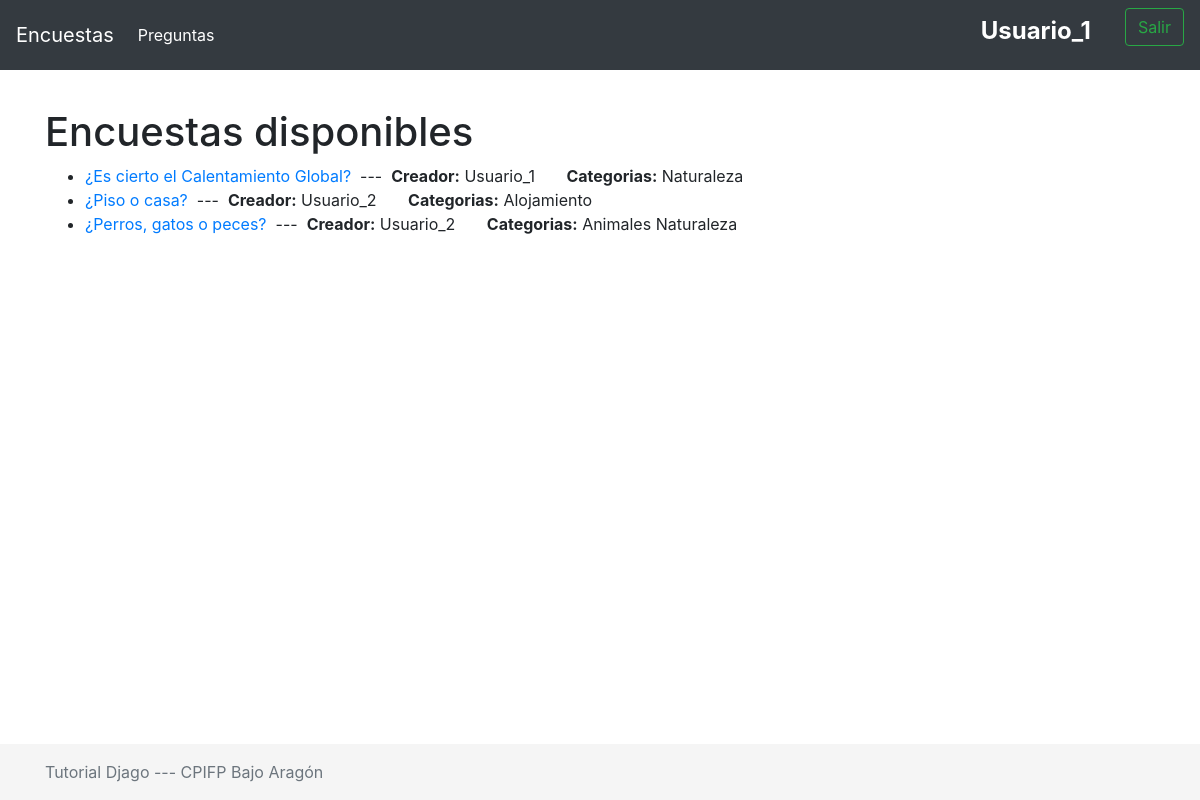
The page /encuestas/ (signed in) on the database its author committed.
### encuestas/models.py (models this page shows, shortened)
class Pregunta(models.Model):
    pregunta_text = models.CharField(max_length=200)
    fecha_pub = models.DateTimeField('Fecha de Publicación')
    categoria = models.ManyToManyField(Categoria, related_name='pregunta',blank=True)
    creador = models.ForeignKey(Usuario, on_delete=models.CASCADE)
    class Meta:
        ordering = ['fecha_pub','pregunta_text']

class Usuario(models.Model):
    user = models.OneToOneField(User, on_delete=models.CASCADE)
    edad = models.SmallIntegerField(null=True)

class Categoria(models.Model):
    categoria_text = models.CharField(max_length=200)
    class Meta:
        ordering = ['categoria_text']
    def __str__(self):
        return '{}'.format(self.categoria_text)

### encuestas/views.py (the view)
# urls.py: path('', views.index, name='index'),
@login_required
def index(request):
    lista_ultimas_preguntas = Pregunta.objects.order_by('-fecha_pub')[:5]
    contexto = {'lista_ultimas_preguntas':lista_ultimas_preguntas}
    return render(request,'encuestas/index.html',contexto)

### encuestas/templates/encuestas/index.html (shortened to what this page needs)
{% extends 'base/base.html' %}
{% block activar1 %}
    <li class="nav-item active">
{% endblock %}
{% block titulo %}
    Encuestas disponibles
{% endblock %}
{% block contenido %}
    {% if lista_ultimas_preguntas %}
        <ul>
            {% for pregunta in lista_ultimas_preguntas %}
            <li>
                <a href="{% url 'encuestas:detalle' pregunta.id %}">{{ pregunta.pregunta_text }}</a>
                &nbsp;---&nbsp;
                <strong>Creador:</strong> {{ pregunta.creador.user }}
                <strong>Categorias:</strong>
                {% for categoria in pregunta.categoria.all %}
                {{ categoria }}
                {% endfor %}
            </li>
        {% endfor %}
        </ul>
    {% else %}
    <p>No hay encuestas disponibles</p>
    {% endif %}
{% endblock %}

### encuestas/templates/base/base.html (shortened to what this page needs)
{% load static %}
<html lang="en" class="h-100">
  <head>
<link href="{% static 'encuestas/css/bootstrap.css' %}" rel="stylesheet">
    <link href="{% static 'encuestas/css/sticky-footer-navbar.css' %}" rel="stylesheet">
  </head>
  <body class="d-flex flex-column h-100">
    {% block header %}
    <header>
    {% if user.is_authenticated %}
        <nav class="navbar navbar-expand-md navbar-dark fixed-top bg-dark">
            <a class="navbar-brand" href="{% url 'encuestas:login' %}">Encuestas</a>
            <div class="collapse navbar-collapse" id="navbarCollapse">
                <ul class="navbar-nav mr-auto">
                    {% block activar1 %}{% endblock %}
                    <a class="nav-link" href="{% url 'encuestas:index' %}">Preguntas</a>
                    </li>
                </ul>
                <h4 class="form-inline mt-2 mt-md-0 text-white">
                    <strong> {{ user }} &nbsp;&nbsp;&nbsp;&nbsp;&nbsp;</strong>
                </h4>
                <form class="form-inline mt-2 mt-md-0" action="{% url 'encuestas:logout' %}"
                method="get">
                <button class="btn btn-outline-success my-2 my-sm-0"
                type="submit">Salir</button>
                </form>
            </div>
        </nav>
    {% endif %}
    </header>
 {% endblock %}
<main role="main" class="flex-shrink-0">
  <div class="container">
    <h1 class="mt-5">
      {%block titulo %}{% endblock %}
    </h1>
    {%block contenido %}{% endblock %}
  </div>
</main>
{% block footer %}
<footer class="footer mt-auto py-3">
  <div class="container">
    <span class="text-muted">Tutorial Djago --- CPIFP Bajo Aragón</span>
  </div>
</footer>
{% endblock %}
      <script src="{% static 'encuestas/js/boostrap.bundle.min.js' %}" ></script></body>
</html>

### encuestas/static/encuestas/css/sticky-footer-navbar.css (style rules this page uses)
main > .container { padding: 60px 15px 0; }
.footer { background-color: #f5f5f5; }
.footer > .container { padding-right: 15px; padding-left: 15px; }

### rows shown on the page
Pregunta: pregunta_text "¿Es cierto el Calentamiento Global?", creador.user "Usuario_1"
Categoria: categoria_text "Naturaleza"
Pregunta: pregunta_text "¿Piso o casa?", creador.user "Usuario_2"
Categoria: categoria_text "Alojamiento"
Pregunta: pregunta_text "¿Perros, gatos o peces?", creador.user "Usuario_2"
Categoria: categoria_text "Animales"

### other values the page prints
{{ user }} "Usuario_1"
